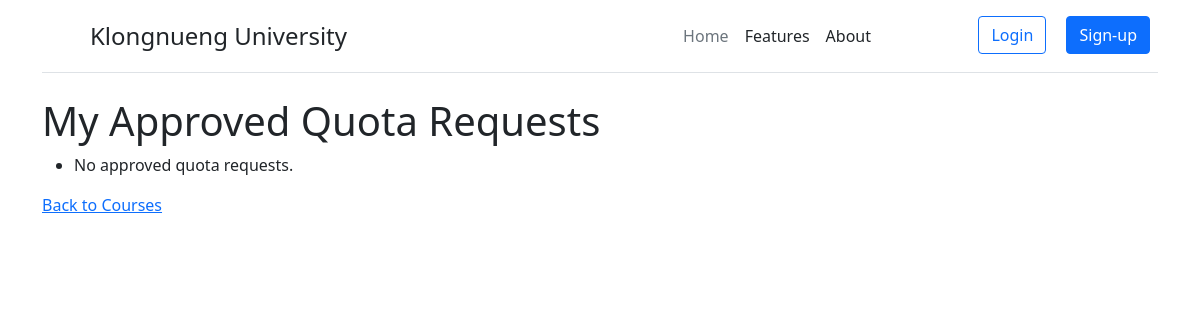
The page /my_quotas/ (signed in) on the database as committed earlier.
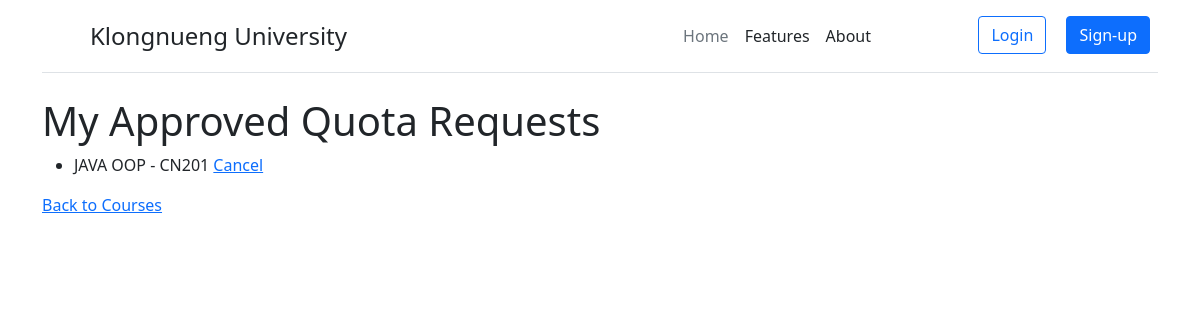
The same page on the database as committed later.
### users/models.py (models this page shows, shortened)
class QuotaRequest(models.Model):
    user = models.ForeignKey(User, on_delete=models.CASCADE)
    course = models.ForeignKey(Course, on_delete=models.CASCADE)
    is_approved = models.BooleanField(default=False)

class Course(models.Model):
    code = models.CharField(max_length=10)
    name = models.CharField(max_length=100)
    semester = models.CharField(max_length=10)
    academic_year = models.IntegerField()
    seats = models.IntegerField()
    is_quota_open = models.BooleanField(default=True)

### users/views.py (the view)
# urls.py: path('my_quotas/', views.my_quota_requests, name='my_quota_requests'),
def my_quota_requests(request):
    quota_requests = QuotaRequest.objects.filter(user=request.user, is_approved=True)
    return render(request, 'my_quota_requests.html', {'quota_requests': quota_requests})

### templates/my_quota_requests.html (shortened to what this page needs)
{% extends "base.html" %}
{% block content %}
<h1>My Approved Quota Requests</h1>
<ul>
    {% for request in quota_requests %}
    <li>
        {{ request.course.name }} - {{ request.course.code }}
        <a href="{% url 'cancel_quota_request' request.id %}">Cancel</a>
    </li>
    {% empty %}
    <li>No approved quota requests.</li>
    {% endfor %}
</ul>
<a href="{% url 'course_list' %}">Back to Courses</a>
{% endblock %}

Rows that differ between the two databases and show on the page:
added QuotaRequest: course.name "JAVA OOP", course.code "CN201"
Other text that changed with them:
text no longer shown: "No approved quota requests."
